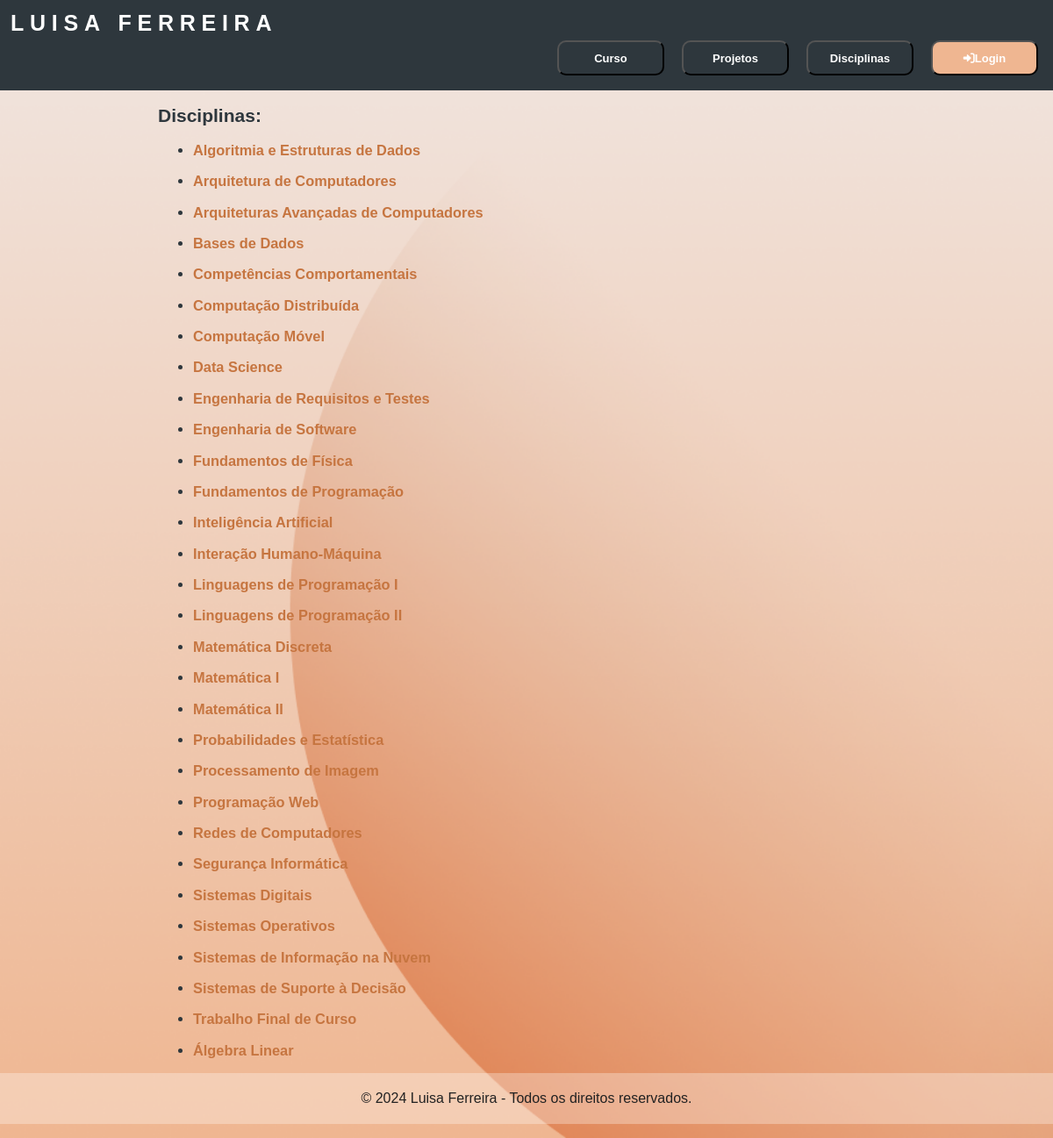
Page /faculdade/disciplinas/ on the committed database.
### projeto/models.py (models this page shows)
class Disciplina(models.Model):
    linguagem= models.ManyToManyField(LinguagemProgramacao,related_name='disciplinas')
    docentes= models.ManyToManyField(Docente,related_name='disciplinas')
    projeto= models.OneToOneField(Projeto,on_delete=models.CASCADE,related_name='disciplinas',null=True)
    areaCientifica= models.ForeignKey(Area_Cientifica, on_delete=models.CASCADE,related_name='disciplina')
    cursos= models.ManyToManyField(Curso,related_name='disciplinas')
    nomeDisciplina = models.CharField(max_length=100)
    ano = models.IntegerField()
    semestre = models.IntegerField()
    ects = models.IntegerField()
    curricularIUnitReadableCode = models.CharField(max_length=100)
    def __str__(self):
        return f'{self.nomeDisciplina}'

### projeto/views.py (the view)
# urls.py: path('disciplinas/', views.disciplinas_view, name='disciplinas'),
def disciplinas_view(request):
    disciplinas= Disciplina.objects.all().order_by('nomeDisciplina')
    return render(request, "projeto/disciplinas.html",{'disciplinas':disciplinas})

### projeto/templates/projeto/disciplinas.html
{% extends 'projeto/layout.html' %}
{% block content %}
    <p><h2>Disciplinas:</h2></p>
    <ul>
    {% for disciplina in disciplinas %}
        <h3 ><li>
        <p > <a href="{% url 'projeto:disciplina' disciplina.id %}">{{ disciplina }}</a></p>
        </li></h3>
    {% endfor %}
    </ul>
{% endblock %}

### static/projeto/estilos.css (style rules this page uses)
* { font-family: "Montserrat", sans-serif; }
#bg { background-size:cover; background-image: url('/static/imagens/layoutImage.png'); }
body { margin: 0; background: #eac8b0; color: #2E373D; font-weight: 300; min-height:100vh; }
a { color: #C67540; text-decoration: none; }

### rows in the picture
Disciplina: nomeDisciplina "Algoritmia e Estruturas de Dados"
Disciplina: nomeDisciplina "Arquitetura de Computadores"
Disciplina: nomeDisciplina "Arquiteturas Avançadas de Computadores"
Disciplina: nomeDisciplina "Bases de Dados"
Disciplina: nomeDisciplina "Competências Comportamentais"
Disciplina: nomeDisciplina "Computação Distribuída"
Disciplina: nomeDisciplina "Computação Móvel"
Disciplina: nomeDisciplina "Data Science"
Disciplina: nomeDisciplina "Engenharia de Requisitos e Testes"
Disciplina: nomeDisciplina "Engenharia de Software"
Disciplina: nomeDisciplina "Fundamentos de Física"
Disciplina: nomeDisciplina "Fundamentos de Programação"
Disciplina: nomeDisciplina "Inteligência Artificial"
Disciplina: nomeDisciplina "Interação Humano-Máquina"
Disciplina: nomeDisciplina "Linguagens de Programação I"
Disciplina: nomeDisciplina "Linguagens de Programação II"
Disciplina: nomeDisciplina "Matemática Discreta"
Disciplina: nomeDisciplina "Matemática I"
Disciplina: nomeDisciplina "Matemática II"
Disciplina: nomeDisciplina "Probabilidades e Estatística"
Disciplina: nomeDisciplina "Processamento de Imagem"
Disciplina: nomeDisciplina "Programação Web"
Disciplina: nomeDisciplina "Redes de Computadores"
Disciplina: nomeDisciplina "Segurança Informática"
Disciplina: nomeDisciplina "Sistemas Digitais"
Disciplina: nomeDisciplina "Sistemas Operativos"
Disciplina: nomeDisciplina "Sistemas de Informação na Nuvem"
Disciplina: nomeDisciplina "Sistemas de Suporte à Decisão"
Disciplina: nomeDisciplina "Trabalho Final de Curso"
Disciplina: nomeDisciplina "Álgebra Linear"
